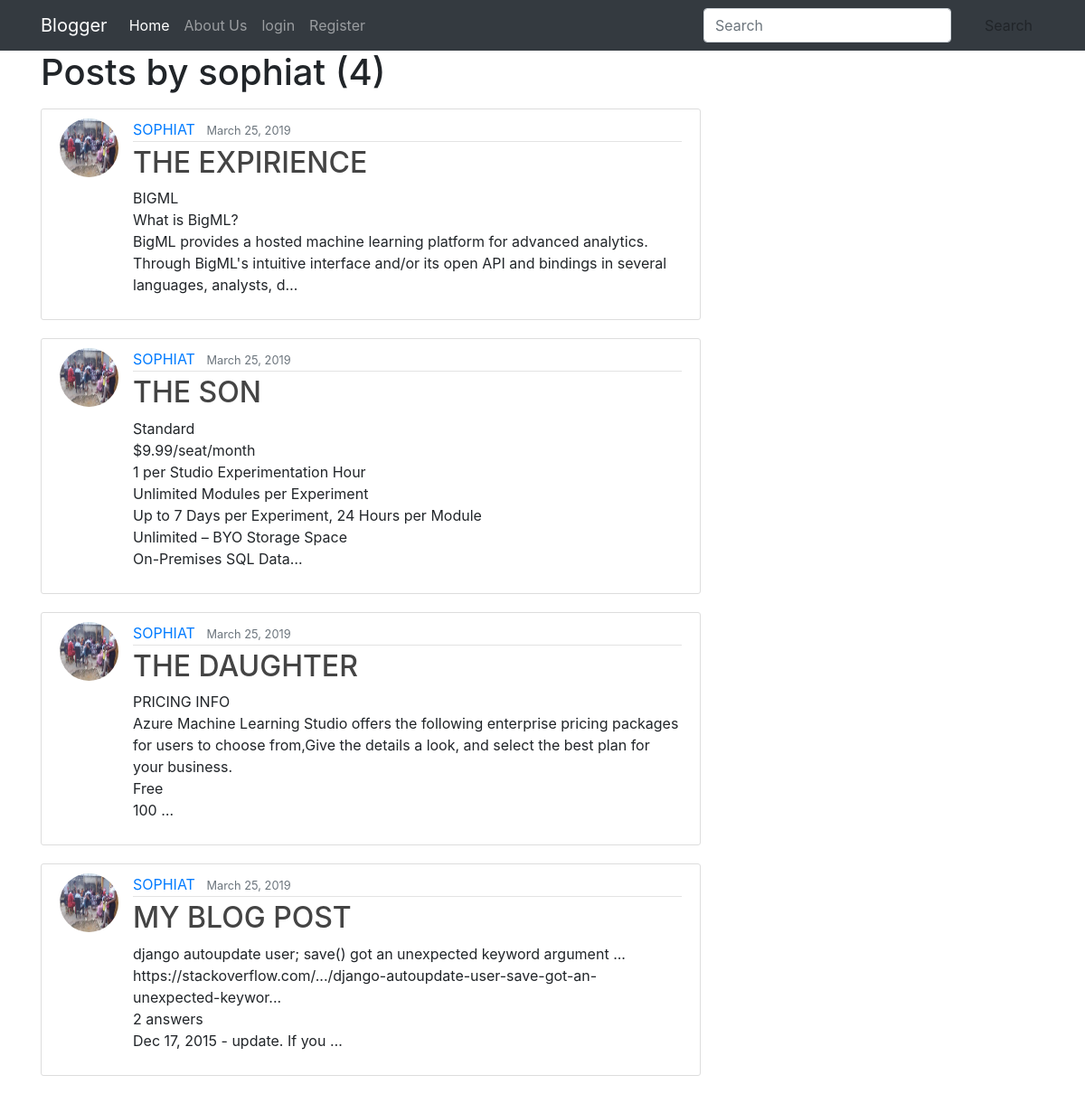
The page /user/sophiat on the database its author committed.
### blog/models.py (models this page shows, shortened)
class Post(models.Model):
    author = models.ForeignKey(User,on_delete=models.CASCADE)
    title= models.CharField(max_length=200)
    content = models.TextField()
    date_posted = models.DateTimeField(default=timezone.now)
    last_modified = models.DateTimeField(auto_now=True)

### users/models.py (models this page shows, shortened)
class Profile(models.Model):
    user = models.OneToOneField(User,on_delete=models.CASCADE)
    bio = models.CharField(max_length=200)
    profile_pic = models.ImageField(default='default.jpg', upload_to = 'profile_pics')

### blog/views.py (the view)
# urls.py: path('user/<str:username>', views.UserPostListView.as_view(), name='user_posts'),
class UserPostListView(ListView):
    template_name = 'blog/user_posts.html'
    context_object_name = 'posts'
    model = Post
    paginate_by = 4
    def get_queryset(self):
        user = get_object_or_404(User,username=self.kwargs.get('username'))
        return Post.objects.filter(author=user).order_by('-date_posted')

### blog/templates/blog/user_posts.html (shortened to what this page needs)
{% extends "base.html" %}
{% block content %}
    <h1 class="mb-3">Posts by {{ view.kwargs.username }} ({{ page_obj.paginator.count }})</h1>
    {% for post in posts %}
        <article class="media content-section">
          <img class="rounded-circle article-img" src="{{ post.author.profile.profile_pic.url }}">
          <div class="media-body">
            <div class="article-metadata">
              <a class="mr-2" href="{% url 'blog:user_posts' post.author.username %}">{{ post.author|upper }}</a>
              <small class="text-muted">{{ post.date_posted|date:"F d, Y" }}</small>
            </div>
            <h2><a class="article-title" href="{% url 'blog:post_detail' post.id %}">{{ post.title|upper }}</a></h2>
            <p class="article-content">{{ post.content|truncatechars:200 }}</p>
          </div>
        </article>
    {% endfor %}
{% endblock content %}

### static/css/main.css (style rules this page uses)
body { background: #fafafa; color: #333333; }
h1, h2, h3, h4, h5, h6 { color: #444444; }
.content-section { background: #ffffff; padding: 10px 20px; border: 1px solid #dddddd; border-radius: 3px; margin-bottom: 20px; }
.article-title { color: #444444; }
.article-content { white-space: pre-line; }
.article-img { height: 65px; width: 65px; margin-right: 16px; }
.article-metadata { padding-bottom: 1px; margin-bottom: 4px; border-bottom: 1px solid #e3e3e3 }

### rows shown on the page
Post: author.profile.profile_pic (picture), author "SOPHIAT", date_posted "March 25, 2019", title "THE EXPIRIENCE", content "BIGML What is BigML? BigML provides a hosted machine learning platform for advanced analytics. Through BigML's intuitive interface and/or its open API and bindings in several languages, analysts, d…"
Post: author.profile.profile_pic (picture), author "SOPHIAT", date_posted "March 25, 2019", title "THE SON", content "Standard $9.99/seat/month 1 per Studio Experimentation Hour Unlimited Modules per Experiment Up to 7 Days per Experiment, 24 Hours per Module Unlimited – BYO Storage Space On-Premises SQL Data…"
Post: author.profile.profile_pic (picture), author "SOPHIAT", date_posted "March 25, 2019", title "THE DAUGHTER", content "PRICING INFO Azure Machine Learning Studio offers the following enterprise pricing packages for users to choose from,Give the details a look, and select the best plan for your business. Free 100 …"
Post: author.profile.profile_pic (picture), author "SOPHIAT", date_posted "March 25, 2019", title "MY BLOG POST", content "django autoupdate user; save() got an unexpected keyword argument ... https://stackoverflow.com/.../django-autoupdate-user-save-got-an-unexpected-keywor... 2 answers Dec 17, 2015 - update. If you …"

### other values the page prints
{{ view.kwargs.username }} "sophiat"
{{ page_obj.paginator.count }} "4"
